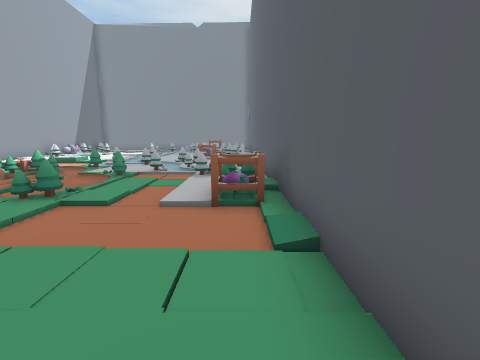
view 1 (above)

15 first-person views from a walk through a scene from a Unity 3-D project. The camera is 1.2 m above the floor, tilts 10° down and sees 90° across. The floor is counted in squares, 1 m on a side. Each view is taken from the middle of a square. On the plan, view 1 faces up. The plan holds only what a view shows up to about 12 squares ahead; the rest is blank. The place goes on beyond the plan.

view 2
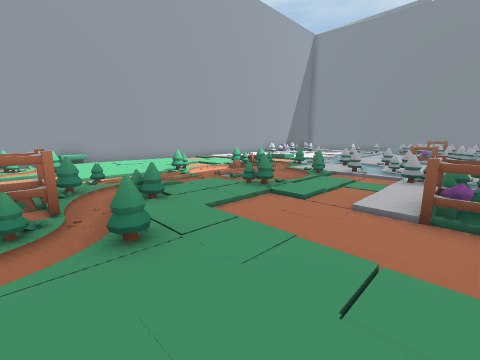

view 3
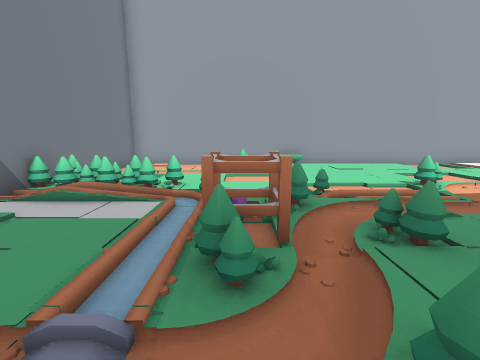

view 4
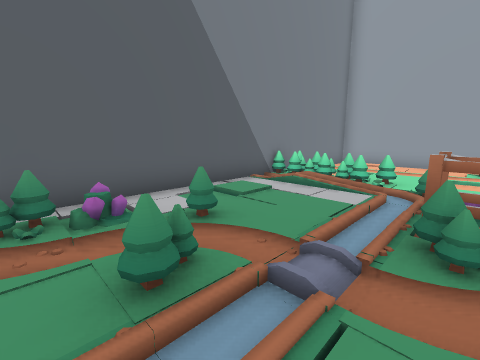

view 5
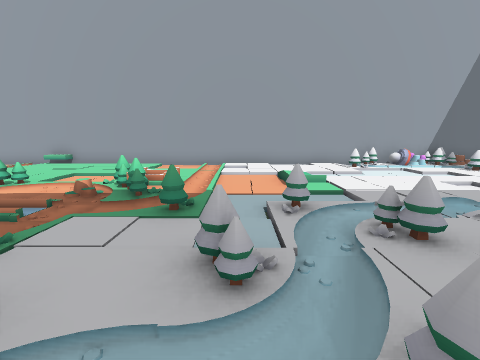

view 6
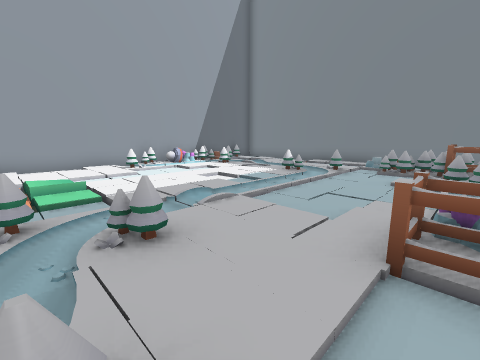

view 7
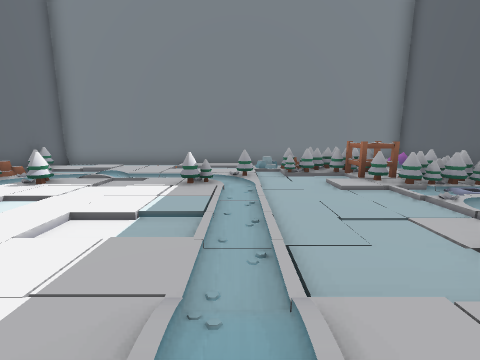

view 8
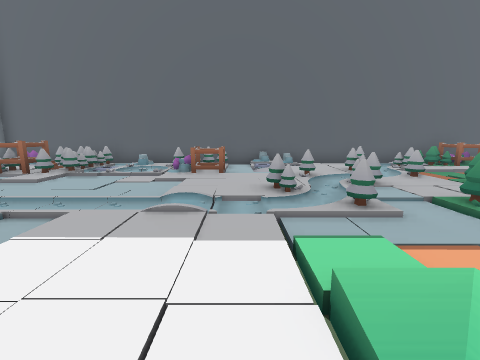

view 9
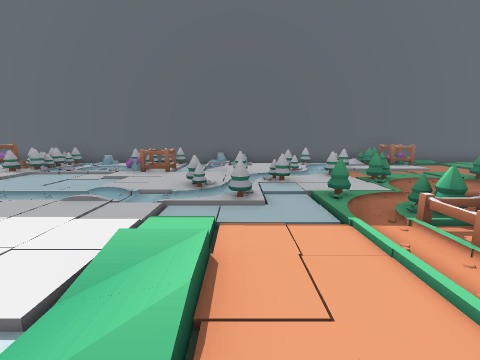

view 10
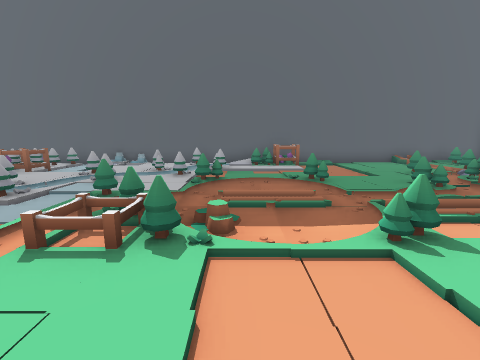

view 11
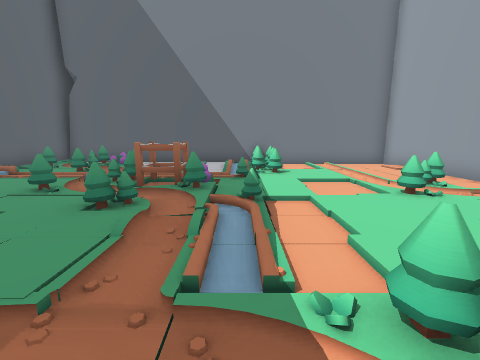

view 12
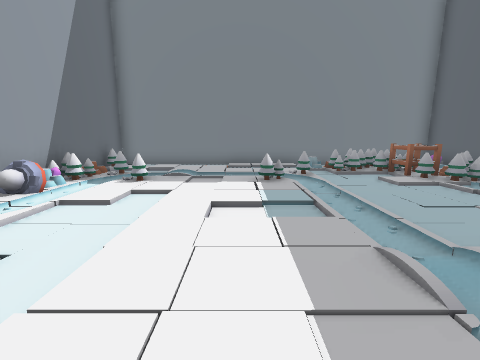

view 13
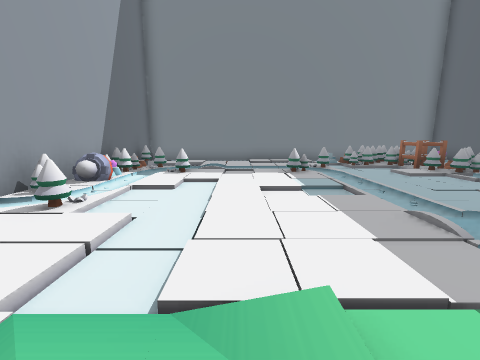

view 14
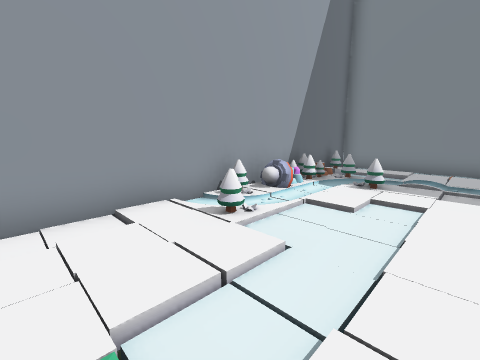

view 15
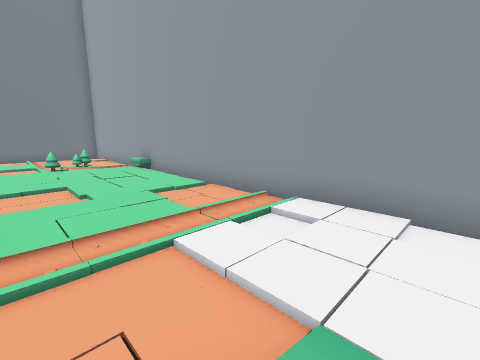

### Floor plan
Key: @ floor where view 1 was taken; # wall or solid block; . main floor; - floor 0.25 m lower than the main floor; / step, stairs or slope; = window, fence, low wall or low ledge; C crystal; O other object.
Columns run from 14 left of view 1 to 1 right of it. Each row starts with its distance up from view 1.
 25 ################
 24 #........      #
 23 #O.......##==  #
 22 #.........=## O#
 21 #==.....=...O#=#
 20 #=.=...=...====#
 19 ##...........#=#
 18 #O..........//O#
 17 #=........../..#
 16 #.=.........O= #
 15 #...........O.=#
 14 #..............#
 13 #........=....-#
 12 #.......=..=...#
 11 #.........=....#
 10 #.......=...=..#
  9 #.....#=...=..=#
  8 #.....=...=..=.#
  7 #./..././......#
  6 #/./..../.....=#
  5 #.//..=/..=...O#
  4 #.//...//.....C#
  3 #/...../.......#
  2 #//....=/=.....#
  1 #...=...#O.=...#
  0 #.==....OO=...@#
 -1 #../.../....../#
 -2 #../..=/....=..#
 -3 #..//.=/...=..=#
 -4 #/-/..=/.... =.#
 -5 ################

Where each view was taken, in squares from view 1:
view 1: 0 up, 0 right, facing up
view 2: 0 up, 0 right, facing up-left
view 3: 0 up, 2 left, facing left
view 4: 0 up, 1 left, facing down-left
view 5: 11 up, 2 left, facing left
view 6: 12 up, 2 left, facing up-left
view 7: 14 up, 6 left, facing up
view 8: 14 up, 10 left, facing right
view 9: 12 up, 11 left, facing right
view 10: 7 up, 11 left, facing right
view 11: 6 up, 7 left, facing down
view 12: 13 up, 8 left, facing up
view 13: 12 up, 9 left, facing up
view 14: 13 up, 9 left, facing up-left
view 15: 13 up, 9 left, facing down-left
